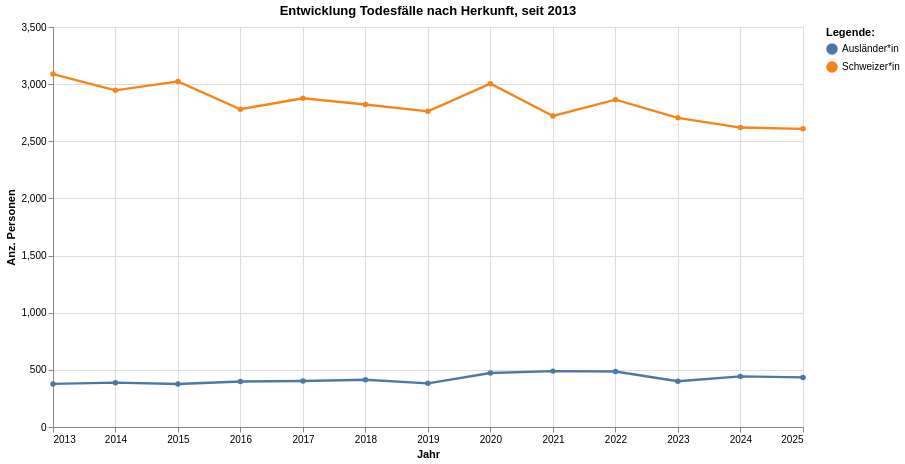

The notebook cell saved with this chart:
### Code cell
grafik2 = mypy_dv.plot_altair_multiline_highlight(
    data = myAgg2.reset_index().sort_values('HerkunftCd', ascending=True)
    ,x = 'StichtagDatJahr:T'
    ,y = 'sum_WBev:Q'
    ,x_beschriftung = 'Jahr'
    , y_beschriftung = 'Anz. Personen'
    ,category = "HerkunftLang:N"
    ,category_beschriftung= 'Legende:'
    ,warning_status = "ignore" #always or ignore
    ,myTitle="Entwicklung Todesfälle nach Herkunft, seit "+data_min_date
)
grafik2

### Figure 1 — Vega-Lite specification as saved in the notebook (floating-point values rounded to 4 significant figures)
{"config": {"view": {"continuousWidth": 300, "continuousHeight": 300}}, "layer": [{"mark": {"type": "circle"}, "encoding": {"color": {"field": "HerkunftLang", "legend": {"orient": "right", "title": "Legende:"}, "scale": {"scheme": "tableau10"}, "type": "nominal"}, "opacity": {"value": 1.3}, "tooltip": [{"field": "StichtagDatJahr", "type": "temporal"}, {"field": "HerkunftLang", "type": "nominal"}, {"field": "sum_WBev", "type": "quantitative"}], "x": {"axis": {"title": "Jahr"}, "field": "StichtagDatJahr", "type": "temporal"}, "y": {"axis": {"title": "Anz. Personen"}, "field": "sum_WBev", "type": "quantitative"}}, "name": "view_2", "title": "Entwicklung Todesfälle nach Herkunft, seit 2013"}, {"mark": {"type": "line"}, "encoding": {"color": {"field": "HerkunftLang", "legend": {"orient": "right", "title": "Legende:"}, "scale": {"scheme": "tableau10"}, "type": "nominal"}, "strokeWidth": {"condition": {"test": {"not": {"param": "param_2"}}, "value": 1.2}, "value": 2.4}, "tooltip": [{"field": "StichtagDatJahr", "type": "temporal"}, {"field": "HerkunftLang", "type": "nominal"}, {"field": "sum_WBev", "type": "quantitative"}], "x": {"axis": {"title": "Jahr"}, "field": "StichtagDatJahr", "type": "temporal"}, "y": {"axis": {"title": "Anz. Personen"}, "field": "sum_WBev", "type": "quantitative"}}, "title": "Entwicklung Todesfälle nach Herkunft, seit 2013"}], "data": {"name": "data-c9cee8729f7237a757fc83485d66c076"}, "height": 400, "params": [{"name": "param_2", "select": {"type": "point", "fields": ["HerkunftLang:N"], "nearest": true, "on": "pointerover"}, "views": ["view_2"]}], "width": 750, "$schema": "https://vega.github.io/schema/vega-lite/v5.8.0.json", "datasets": {"data-c9cee8729f7237a757fc83485d66c076": [{"StichtagDatJahr": "2019-01-01T00:00:00", "HerkunftLang": "Schweizer*in", "HerkunftCd": 1, "sum_WBev": 2762}, {"StichtagDatJahr": "2024-01-01T00:00:00", "HerkunftLang": "Schweizer*in", "HerkunftCd": 1, "sum_WBev": 2620}, {"StichtagDatJahr": "2023-01-01T00:00:00", "HerkunftLang": "Schweizer*in", "HerkunftCd": 1, "sum_WBev": 2705}, {"StichtagDatJahr": "2022-01-01T00:00:00", "HerkunftLang": "Schweizer*in", "HerkunftCd": 1, "sum_WBev": 2864}, {"StichtagDatJahr": "2021-01-01T00:00:00", "HerkunftLang": "Schweizer*in", "HerkunftCd": 1, "sum_WBev": 2721}, {"StichtagDatJahr": "2020-01-01T00:00:00", "HerkunftLang": "Schweizer*in", "HerkunftCd": 1, "sum_WBev": 3004}, {"StichtagDatJahr": "2018-01-01T00:00:00", "HerkunftLang": "Schweizer*in", "HerkunftCd": 1, "sum_WBev": 2822}, {"StichtagDatJahr": "2017-01-01T00:00:00", "HerkunftLang": "Schweizer*in", "HerkunftCd": 1, "sum_WBev": 2876}, {"StichtagDatJahr": "2025-01-01T00:00:00", "HerkunftLang": "Schweizer*in", "HerkunftCd": 1, "sum_WBev": 2609}, {"StichtagDatJahr": "2016-01-01T00:00:00", "HerkunftLang": "Schweizer*in", "HerkunftCd": 1, "sum_WBev": 2780}, {"StichtagDatJahr": "2013-01-01T00:00:00", "HerkunftLang": "Schweizer*in", "HerkunftCd": 1, "sum_WBev": 3088}, {"StichtagDatJahr": "2014-01-01T00:00:00", "HerkunftLang": "Schweizer*in", "HerkunftCd": 1, "sum_WBev": 2946}, {"StichtagDatJahr": "2015-01-01T00:00:00", "HerkunftLang": "Schweizer*in", "HerkunftCd": 1, "sum_WBev": 3024}, {"StichtagDatJahr": "2024-01-01T00:00:00", "HerkunftLang": "Ausländer*in", "HerkunftCd": 2, "sum_WBev": 443}, {"StichtagDatJahr": "2014-01-01T00:00:00", "HerkunftLang": "Ausländer*in", "HerkunftCd": 2, "sum_WBev": 388}, {"StichtagDatJahr": "2023-01-01T00:00:00", "HerkunftLang": "Ausländer*in", "HerkunftCd": 2, "sum_WBev": 401}, {"StichtagDatJahr": "2022-01-01T00:00:00", "HerkunftLang": "Ausländer*in", "HerkunftCd": 2, "sum_WBev": 486}, {"StichtagDatJahr": "2015-01-01T00:00:00", "HerkunftLang": "Ausländer*in", "HerkunftCd": 2, "sum_WBev": 376}, {"StichtagDatJahr": "2021-01-01T00:00:00", "HerkunftLang": "Ausländer*in", "HerkunftCd": 2, "sum_WBev": 489}, {"StichtagDatJahr": "2020-01-01T00:00:00", "HerkunftLang": "Ausländer*in", "HerkunftCd": 2, "sum_WBev": 473}, {"StichtagDatJahr": "2019-01-01T00:00:00", "HerkunftLang": "Ausländer*in", "HerkunftCd": 2, "sum_WBev": 382}, {"StichtagDatJahr": "2025-01-01T00:00:00", "HerkunftLang": "Ausländer*in", "HerkunftCd": 2, "sum_WBev": 434}, {"StichtagDatJahr": "2016-01-01T00:00:00", "HerkunftLang": "Ausländer*in", "HerkunftCd": 2, "sum_WBev": 398}, {"StichtagDatJahr": "2018-01-01T00:00:00", "HerkunftLang": "Ausländer*in", "HerkunftCd": 2, "sum_WBev": 413}, {"StichtagDatJahr": "2017-01-01T00:00:00", "HerkunftLang": "Ausländer*in", "HerkunftCd": 2, "sum_WBev": 403}, {"StichtagDatJahr": "2013-01-01T00:00:00", "HerkunftLang": "Ausländer*in", "HerkunftCd": 2, "sum_WBev": 377}]}}
